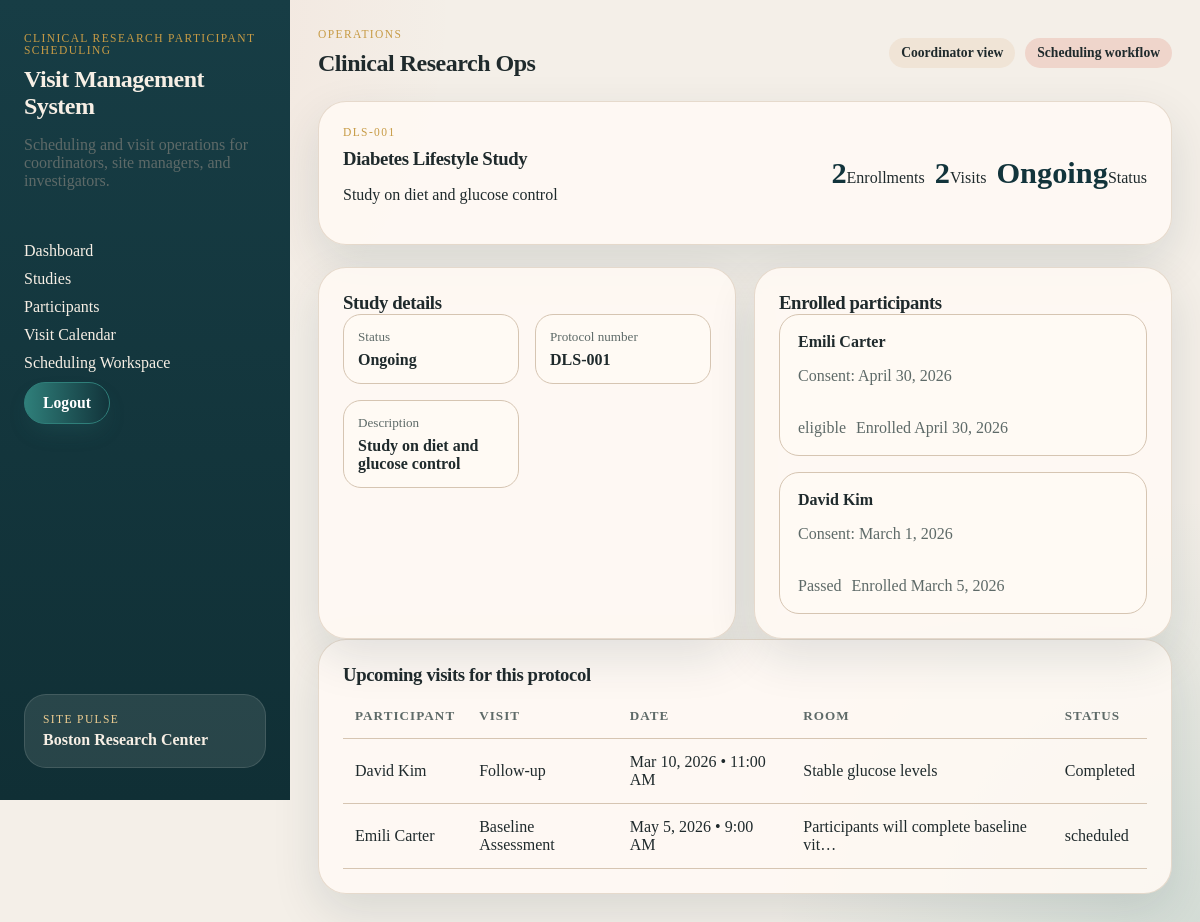
Screenshot of /project/studies/1/ (signed in) with the database file from the repository.
### project/models.py (models this page shows, shortened)
class Study(models.Model):
    title = models.CharField(max_length=200)  # Study title
    protocol_number = models.CharField(max_length=50)  # Unique protocol identifier
    description = models.TextField()  # Study description
    STUDY_STATUS_CHOICES = [
        ('active', 'Active'),
        ('closed', 'Closed'),
        ('paused', 'Paused'),
    ]
    status = models.CharField(
        max_length=20,
        choices=STUDY_STATUS_CHOICES,
        default='active'
    )

class Enrollment(models.Model):
    participant = models.ForeignKey(Participant, on_delete=models.CASCADE)  # Link to participant
    study = models.ForeignKey(Study, on_delete=models.CASCADE)  # Link to study
    consent_date = models.DateField()  # Date consent was given
    SCREENING_STATUS_CHOICES = [
        ('pending', 'Pending'),
        ('eligible', 'Eligible'),
        ('ineligible', 'Ineligible'),
        ('screen_failed', 'Screen Failed'),
    ]
    screening_status = models.CharField(
        max_length=20,
        choices=SCREENING_STATUS_CHOICES,
        default='pending'
    )
    enrollment_date = models.DateField()  # Date of enrollment

class Participant(models.Model):
    first_name = models.CharField(max_length=100)  # Participant's first name
    last_name = models.CharField(max_length=100)  # Participant's last name
    date_of_birth = models.DateField()  # Date of birth
    age = models.PositiveIntegerField(null=True, blank=True)  # Age (optional, can be calculated from DOB)
    sex = models.CharField(
        max_length=20,
        choices=[('male', 'Male'), ('female', 'Female'), ('other', 'Other'), ('prefer_not_to_say', 'Prefer not to say')],
        default='prefer_not_to_say',
    )  # Sex
    phone = models.CharField(max_length=20, blank=True)  # Phone number
    email = models.EmailField(max_length=254, blank=True)  # Email address
    STATUS_CHOICES = [
        ('active', 'Active'),
        ('withdrawn', 'Withdrawn'),
        ('completed', 'Completed'),
        ('inactive', 'Inactive'),
    ]
    status = models.CharField(
        max_length=20,
        choices=STATUS_CHOICES,
        default='active'
    )
    def __str__(self):
        return f"{self.first_name} {self.last_name}"

class Visit(models.Model):
    enrollment = models.ForeignKey(Enrollment, on_delete=models.CASCADE)  # Link to enrollment
    visit_date = models.DateTimeField()  # Date and time of visit
    visit_type = models.CharField(max_length=100)  # e.g., 'screening', 'follow-up'
    VISIT_STATUS_CHOICES = [
        ('scheduled', 'Scheduled'),
        ('completed', 'Completed'),
        ('canceled', 'Canceled'),
        ('missed', 'Missed'),
    ]
    status = models.CharField(
        max_length=20,
        choices=VISIT_STATUS_CHOICES,
        default='scheduled'
    )
    notes = models.TextField()  # Staff notes

### project/views.py (the view)
# urls.py: path("studies/<int:study_id>/", StudyDetailView.as_view(), name="project_study_detail"),
class StudyDetailView(CoordinatorRequiredMixin, DetailView):
    model = Study
    template_name = "project/study_detail.html"
    context_object_name = "study"
    pk_url_kwarg = "study_id"
    def get_context_data(self, **kwargs):
        context = super().get_context_data(**kwargs)
        study = self.object
        context["enrollments"] = (
            Enrollment.objects.filter(study=study)
            .select_related("participant")
            .order_by("participant__last_name", "participant__first_name")
        )
        context["visits"] = (
            Visit.objects.filter(enrollment__study=study)
            .select_related("enrollment", "enrollment__participant")
            .order_by("visit_date")
        )
        return context

### project/views.py (called while the page is built)
    def test_func(self):
        return hasattr(self.request.user, 'userprofile') and \
               self.request.user.userprofile.role == 'coordinator'

### project/templates/project/study_detail.html (shortened to what this page needs)
{% extends "project/base.html" %}
{% block content %}
<section class="detail-hero">
  <div>
    <p class="eyebrow">{{ study.protocol_number }}</p>
    <h3>{{ study.title }}</h3>
    <p>{{ study.description }}</p>
  </div>
  <div class="hero-stats">
    <div><strong>{{ enrollments.count }}</strong><span>Enrollments</span></div>
    <div><strong>{{ visits.count }}</strong><span>Visits</span></div>
    <div><strong>{{ study.status }}</strong><span>Status</span></div>
  </div>
</section>
<section class="content-grid">
  <article class="panel">
    <div class="panel-header">
      <h3>Study details</h3>
    </div>
    <dl class="detail-list">
      <div><dt>Status</dt><dd>{{ study.status }}</dd></div>
      <div><dt>Protocol number</dt><dd>{{ study.protocol_number }}</dd></div>
      <div><dt>Description</dt><dd>{{ study.description }}</dd></div>
    </dl>
  </article>
  <article class="panel">
    <div class="panel-header">
      <h3>Enrolled participants</h3>
    </div>
    <div class="stack-list">
      {% for enrollment in enrollments %}
        <a class="list-row" href="{% url 'project_participant_detail' enrollment.participant.id %}">
          <div>
            <strong>{{ enrollment.participant }}</strong>
            <p>Consent: {{ enrollment.consent_date }}</p>
          </div>
          <div class="row-meta">
            <span>{{ enrollment.screening_status }}</span>
            <span>Enrolled {{ enrollment.enrollment_date }}</span>
          </div>
        </a>
      {% empty %}
        <p class="empty-state">No enrollments for this study yet.</p>
      {% endfor %}
    </div>
  </article>
</section>
<section class="panel">
  <div class="panel-header">
    <h3>Upcoming visits for this protocol</h3>
  </div>
  <div class="table-shell">
    <table>
      <thead>
        <tr>
          <th>Participant</th>
          <th>Visit</th>
          <th>Date</th>
          <th>Room</th>
          <th>Status</th>
        </tr>
      </thead>
      <tbody>
        {% for visit in visits %}
          <tr>
            <td><a href="{% url 'project_participant_detail' visit.enrollment.participant.id %}">{{ visit.enrollment.participant }}</a></td>
            <td><a href="{% url 'project_visit_detail' visit.id %}">{{ visit.visit_type }}</a></td>
            <td>{{ visit.visit_date|date:"M j, Y" }} • {{ visit.visit_date|date:"g:i A" }}</td>
            <td>{{ visit.notes|truncatechars:40 }}</td>
            <td>{{ visit.status }}</td>
          </tr>
        {% empty %}
          <tr>
            <td colspan="5">No visits for this study yet.</td>
          </tr>
        {% endfor %}
      </tbody>
    </table>
  </div>
</section>
{% endblock %}

### static/project.css (style rules this page uses)
:root { --bg: #f4efe8; --panel: #fffaf4; --panel-strong: #f0e4d6; --line: #d6c5b2; --text: #1f2a2c; --muted: #5e6a68; --navy: #12343b; --teal: #2f7f7a; --coral: #d66a4d; --gold: #c79b45; --danger: #b2493d; --shadow: 0 18px 48px rgba(18, 52, 59, 0.12); }
* { box-sizing: border-box; }
html, body { margin: 0; padding: 0; }
body { font-family: Georgia, "Times New Roman", serif; color: var(--text); background: radial-gradient(circle at top left, rgba(214, 106, 77, 0.12), transparent 30%), radial-gradient(circle at bottom right, rgba(47, 127, 122, 0.16), transparent 28%), var(--bg); }
a { color: inherit; text-decoration: none; }
h1, h2, h3, h4 { margin: 0; font-family: "Palatino Linotype", "Book Antiqua", Palatino, serif; letter-spacing: -0.02em; }
.nav, .stack-list, .metric-grid, .card-grid, .content-grid, .day-grid, .scheduler-form, form { display: grid; gap: 16px; }
.metric-grid, .card-grid, .content-grid, .day-grid { margin-top: 22px; gap: 18px; }
.content-grid, .day-grid { grid-template-columns: repeat(2, minmax(0, 1fr)); }
.page-header, .panel-header, .hero, .detail-hero, .list-row, .metric-card, .study-card, .day-card, .study-card-header { display: flex; justify-content: space-between; gap: 18px; }
.header-actions, .study-meta, .chip-row, .hero-stats, .study-card-actions, .row-meta, .profile-actions { display: flex; flex-wrap: wrap; gap: 10px; align-items: center; }
.hero, .detail-hero, .panel, .day-card { padding: 24px; border-radius: 28px; background: rgba(255, 250, 244, 0.88); border: 1px solid rgba(214, 197, 178, 0.6); box-shadow: var(--shadow); }
.eyebrow, .status-label { text-transform: uppercase; font-size: 0.72rem; letter-spacing: 0.12em; }
.eyebrow { color: var(--gold); margin: 0 0 10px; }
.brand-copy, .subtle, .hero-copy, .metric-card span, .list-row p, .study-card p, .detail-list dt, .bullet-list, .status-card span, .study-protocol, .row-meta, .hero-label, .empty-state, .visit-study, .enrollment-protocol { color: var(--muted); }
.metric-card strong, .hero-stats strong { font-size: 1.9rem; color: var(--navy); }
.metric-card, .study-card, .day-card, .list-row { flex-direction: column; }
.list-row { padding: 18px; border-radius: 20px; background: var(--panel); border: 1px solid var(--line); }
.detail-list { display: grid; grid-template-columns: repeat(2, minmax(0, 1fr)); gap: 16px; margin: 0; }
.detail-list div { padding: 14px; border-radius: 18px; background: var(--panel); border: 1px solid var(--line); }
.detail-list dt { font-size: 0.82rem; margin-bottom: 6px; }
.detail-list dd { margin: 0; font-weight: 600; }
.table-shell { overflow-x: auto; }
table { width: 100%; margin-top: 8px; border-collapse: collapse; }
th, td { text-align: left; padding: 14px 12px; border-bottom: 1px solid var(--line); }
thead th { color: var(--muted); font-size: 0.82rem; text-transform: uppercase; letter-spacing: 0.08em; }

### rows the page displays
Study: protocol_number "DLS-001", title "Diabetes Lifestyle Study", description "Study on diet and glucose control", status "Ongoing"
Enrollment: participant "Emili Carter", consent_date "April 30, 2026", screening_status "eligible", enrollment_date "April 30, 2026"
Enrollment: participant "David Kim", consent_date "March 1, 2026", screening_status "Passed", enrollment_date "March 5, 2026"
Visit: enrollment.participant "David Kim", visit_type "Follow-up", visit_date "Mar 10, 2026", visit_date "11:00 AM", notes "Stable glucose levels", status "Completed"
Visit: enrollment.participant "Emili Carter", visit_type "Baseline Assessment", visit_date "May 5, 2026", visit_date "9:00 AM", notes "Participants will complete baseline vit…", status "scheduled"

### other values shown
{{ enrollments.count }} "2"
{{ visits.count }} "2"
